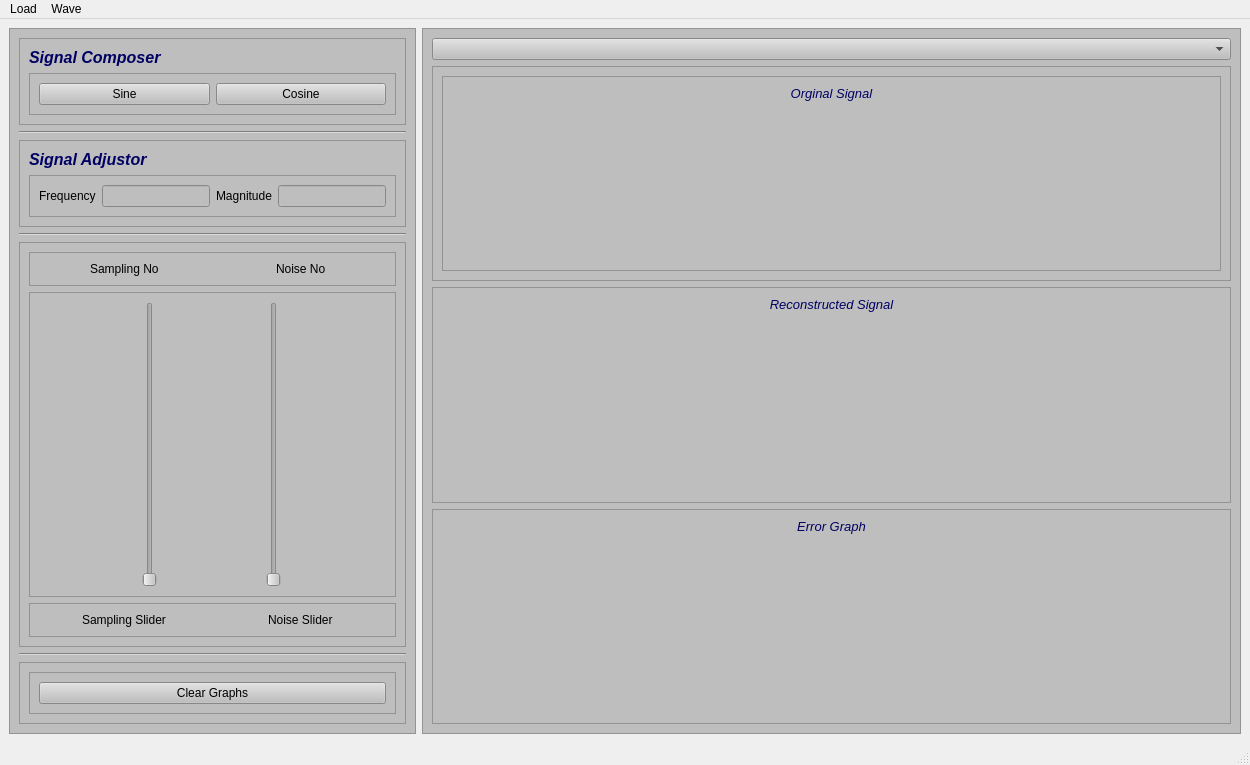
<?xml version="1.0" encoding="UTF-8"?>
<ui version="4.0">
 <class>MainWindow</class>
 <widget class="QMainWindow" name="MainWindow">
  <property name="geometry">
   <rect>
    <x>0</x>
    <y>0</y>
    <width>1250</width>
    <height>765</height>
   </rect>
  </property>
  <property name="windowTitle">
   <string>MainWindow</string>
  </property>
  <property name="styleSheet">
   <string notr="true"/>
  </property>
  <widget class="QWidget" name="centralwidget">
   <property name="styleSheet">
    <string notr="true"/>
   </property>
   <layout class="QFormLayout" name="formLayout">
    <item row="0" column="0">
     <widget class="QFrame" name="frame">
      <property name="styleSheet">
       <string notr="true">background-color: rgb(190, 190, 190);</string>
      </property>
      <property name="frameShape">
       <enum>QFrame::StyledPanel</enum>
      </property>
      <property name="frameShadow">
       <enum>QFrame::Raised</enum>
      </property>
      <layout class="QVBoxLayout" name="verticalLayout">
       <item>
        <widget class="QFrame" name="frame_11">
         <property name="styleSheet">
          <string notr="true">background-color: rgb(190, 190, 190);
color: rgb(0, 0, 0);</string>
         </property>
         <property name="frameShape">
          <enum>QFrame::StyledPanel</enum>
         </property>
         <property name="frameShadow">
          <enum>QFrame::Raised</enum>
         </property>
         <layout class="QVBoxLayout" name="verticalLayout_10">
          <item alignment="Qt::AlignTop">
           <widget class="QLabel" name="label">
            <property name="styleSheet">
             <string notr="true">color: rgb(0, 0, 99);
</string>
            </property>
            <property name="text">
             <string>&lt;html&gt;&lt;head/&gt;&lt;body&gt;&lt;p&gt;&lt;span style=&quot; font-size:12pt; font-weight:600; font-style:italic;&quot;&gt;Signal Composer&lt;/span&gt;&lt;/p&gt;&lt;/body&gt;&lt;/html&gt;</string>
            </property>
           </widget>
          </item>
          <item>
           <widget class="QFrame" name="frame_13">
            <property name="frameShape">
             <enum>QFrame::StyledPanel</enum>
            </property>
            <property name="frameShadow">
             <enum>QFrame::Raised</enum>
            </property>
            <layout class="QHBoxLayout" name="horizontalLayout_3">
             <item>
              <widget class="QPushButton" name="SinButton">
               <property name="text">
                <string>Sine</string>
               </property>
              </widget>
             </item>
             <item>
              <widget class="QPushButton" name="CosButton">
               <property name="text">
                <string>Cosine</string>
               </property>
              </widget>
             </item>
            </layout>
           </widget>
          </item>
         </layout>
        </widget>
       </item>
       <item>
        <widget class="Line" name="line">
         <property name="orientation">
          <enum>Qt::Horizontal</enum>
         </property>
        </widget>
       </item>
       <item>
        <widget class="QFrame" name="frame_6">
         <property name="styleSheet">
          <string notr="true">background-color: rgb(190, 190, 190);</string>
         </property>
         <property name="frameShape">
          <enum>QFrame::StyledPanel</enum>
         </property>
         <property name="frameShadow">
          <enum>QFrame::Raised</enum>
         </property>
         <layout class="QVBoxLayout" name="verticalLayout_9">
          <item alignment="Qt::AlignTop">
           <widget class="QLabel" name="label_2">
            <property name="styleSheet">
             <string notr="true">color: rgb(0, 0, 99);</string>
            </property>
            <property name="text">
             <string>&lt;html&gt;&lt;head/&gt;&lt;body&gt;&lt;p&gt;&lt;span style=&quot; font-size:12pt; font-weight:600; font-style:italic;&quot;&gt;Signal Adjustor&lt;/span&gt;&lt;/p&gt;&lt;/body&gt;&lt;/html&gt;</string>
            </property>
           </widget>
          </item>
          <item>
           <widget class="QFrame" name="frame_7">
            <property name="frameShape">
             <enum>QFrame::StyledPanel</enum>
            </property>
            <property name="frameShadow">
             <enum>QFrame::Raised</enum>
            </property>
            <layout class="QHBoxLayout" name="horizontalLayout">
             <item>
              <widget class="QLabel" name="label_10">
               <property name="text">
                <string>Frequency</string>
               </property>
              </widget>
             </item>
             <item>
              <widget class="QLineEdit" name="Frequency"/>
             </item>
             <item>
              <widget class="QLabel" name="label_11">
               <property name="text">
                <string>Magnitude</string>
               </property>
              </widget>
             </item>
             <item>
              <widget class="QLineEdit" name="Magnitude"/>
             </item>
            </layout>
           </widget>
          </item>
         </layout>
        </widget>
       </item>
       <item>
        <widget class="Line" name="line_2">
         <property name="orientation">
          <enum>Qt::Horizontal</enum>
         </property>
        </widget>
       </item>
       <item>
        <widget class="QFrame" name="frame_3">
         <property name="frameShape">
          <enum>QFrame::StyledPanel</enum>
         </property>
         <property name="frameShadow">
          <enum>QFrame::Raised</enum>
         </property>
         <layout class="QVBoxLayout" name="verticalLayout_2">
          <item alignment="Qt::AlignTop">
           <widget class="QFrame" name="frame_14">
            <property name="frameShape">
             <enum>QFrame::StyledPanel</enum>
            </property>
            <property name="frameShadow">
             <enum>QFrame::Raised</enum>
            </property>
            <layout class="QHBoxLayout" name="horizontalLayout_4">
             <item alignment="Qt::AlignHCenter">
              <widget class="QLabel" name="SamplingNumber">
               <property name="text">
                <string>Sampling No</string>
               </property>
              </widget>
             </item>
             <item alignment="Qt::AlignHCenter">
              <widget class="QLabel" name="NoiseNumber">
               <property name="text">
                <string>Noise No</string>
               </property>
              </widget>
             </item>
            </layout>
           </widget>
          </item>
          <item>
           <widget class="QFrame" name="frame_16">
            <property name="frameShape">
             <enum>QFrame::StyledPanel</enum>
            </property>
            <property name="frameShadow">
             <enum>QFrame::Raised</enum>
            </property>
            <layout class="QHBoxLayout" name="horizontalLayout_6">
             <item>
              <widget class="QSlider" name="verticalSlider">
               <property name="orientation">
                <enum>Qt::Vertical</enum>
               </property>
              </widget>
             </item>
             <item>
              <widget class="QSlider" name="verticalSlider_2">
               <property name="orientation">
                <enum>Qt::Vertical</enum>
               </property>
              </widget>
             </item>
            </layout>
           </widget>
          </item>
          <item alignment="Qt::AlignVCenter">
           <widget class="QFrame" name="frame_15">
            <property name="frameShape">
             <enum>QFrame::StyledPanel</enum>
            </property>
            <property name="frameShadow">
             <enum>QFrame::Raised</enum>
            </property>
            <layout class="QHBoxLayout" name="horizontalLayout_5">
             <item alignment="Qt::AlignHCenter">
              <widget class="QLabel" name="label_8">
               <property name="text">
                <string>Sampling Slider</string>
               </property>
              </widget>
             </item>
             <item alignment="Qt::AlignHCenter">
              <widget class="QLabel" name="label_9">
               <property name="text">
                <string>Noise Slider</string>
               </property>
              </widget>
             </item>
            </layout>
           </widget>
          </item>
         </layout>
        </widget>
       </item>
       <item>
        <widget class="Line" name="line_3">
         <property name="orientation">
          <enum>Qt::Horizontal</enum>
         </property>
        </widget>
       </item>
       <item>
        <widget class="QFrame" name="frame_4">
         <property name="frameShape">
          <enum>QFrame::StyledPanel</enum>
         </property>
         <property name="frameShadow">
          <enum>QFrame::Raised</enum>
         </property>
         <layout class="QHBoxLayout" name="horizontalLayout_2">
          <item>
           <widget class="QFrame" name="frame_5">
            <property name="frameShape">
             <enum>QFrame::StyledPanel</enum>
            </property>
            <property name="frameShadow">
             <enum>QFrame::Raised</enum>
            </property>
            <layout class="QVBoxLayout" name="verticalLayout_3">
             <item>
              <widget class="QPushButton" name="ClearGraph">
               <property name="text">
                <string>Clear Graphs</string>
               </property>
              </widget>
             </item>
            </layout>
           </widget>
          </item>
         </layout>
        </widget>
       </item>
      </layout>
     </widget>
    </item>
    <item row="0" column="1">
     <widget class="QFrame" name="frame_2">
      <property name="contextMenuPolicy">
       <enum>Qt::PreventContextMenu</enum>
      </property>
      <property name="styleSheet">
       <string notr="true">background-color: rgb(160, 160, 160);
background-color: rgb(190, 190, 190);</string>
      </property>
      <property name="frameShape">
       <enum>QFrame::StyledPanel</enum>
      </property>
      <property name="frameShadow">
       <enum>QFrame::Raised</enum>
      </property>
      <property name="midLineWidth">
       <number>0</number>
      </property>
      <layout class="QVBoxLayout" name="verticalLayout_4">
       <item>
        <widget class="QComboBox" name="comboBox"/>
       </item>
       <item>
        <widget class="QFrame" name="frame_9">
         <property name="frameShape">
          <enum>QFrame::StyledPanel</enum>
         </property>
         <property name="frameShadow">
          <enum>QFrame::Raised</enum>
         </property>
         <layout class="QVBoxLayout" name="verticalLayout_5">
          <item>
           <widget class="QFrame" name="frame_12">
            <property name="frameShape">
             <enum>QFrame::StyledPanel</enum>
            </property>
            <property name="frameShadow">
             <enum>QFrame::Raised</enum>
            </property>
            <layout class="QVBoxLayout" name="verticalLayout_8">
             <item alignment="Qt::AlignTop">
              <widget class="QLabel" name="label_4">
               <property name="styleSheet">
                <string notr="true">color: rgb(0, 0, 99);</string>
               </property>
               <property name="text">
                <string>&lt;html&gt;&lt;head/&gt;&lt;body&gt;&lt;p&gt;&lt;span style=&quot; font-size:10pt; font-style:italic;&quot;&gt;Orginal Signal&lt;/span&gt;&lt;/p&gt;&lt;/body&gt;&lt;/html&gt;</string>
               </property>
               <property name="alignment">
                <set>Qt::AlignCenter</set>
               </property>
              </widget>
             </item>
            </layout>
           </widget>
          </item>
         </layout>
        </widget>
       </item>
       <item>
        <widget class="QFrame" name="frame_8">
         <property name="frameShape">
          <enum>QFrame::StyledPanel</enum>
         </property>
         <property name="frameShadow">
          <enum>QFrame::Raised</enum>
         </property>
         <layout class="QVBoxLayout" name="verticalLayout_6">
          <item alignment="Qt::AlignTop">
           <widget class="QLabel" name="label_5">
            <property name="styleSheet">
             <string notr="true">color: rgb(0, 0, 99);</string>
            </property>
            <property name="text">
             <string>&lt;html&gt;&lt;head/&gt;&lt;body&gt;&lt;p&gt;&lt;span style=&quot; font-size:10pt; font-style:italic;&quot;&gt;Reconstructed Signal&lt;/span&gt;&lt;/p&gt;&lt;/body&gt;&lt;/html&gt;</string>
            </property>
            <property name="alignment">
             <set>Qt::AlignCenter</set>
            </property>
           </widget>
          </item>
         </layout>
        </widget>
       </item>
       <item>
        <widget class="QFrame" name="frame_10">
         <property name="frameShape">
          <enum>QFrame::StyledPanel</enum>
         </property>
         <property name="frameShadow">
          <enum>QFrame::Raised</enum>
         </property>
         <layout class="QVBoxLayout" name="verticalLayout_7">
          <item alignment="Qt::AlignTop">
           <widget class="QLabel" name="label_6">
            <property name="styleSheet">
             <string notr="true">color: rgb(0, 0, 99);</string>
            </property>
            <property name="text">
             <string>&lt;html&gt;&lt;head/&gt;&lt;body&gt;&lt;p&gt;&lt;span style=&quot; font-size:10pt; font-style:italic;&quot;&gt;Error Graph&lt;/span&gt;&lt;/p&gt;&lt;/body&gt;&lt;/html&gt;</string>
            </property>
            <property name="alignment">
             <set>Qt::AlignCenter</set>
            </property>
           </widget>
          </item>
         </layout>
        </widget>
       </item>
      </layout>
     </widget>
    </item>
   </layout>
  </widget>
  <widget class="QMenuBar" name="menubar">
   <property name="geometry">
    <rect>
     <x>0</x>
     <y>0</y>
     <width>1250</width>
     <height>21</height>
    </rect>
   </property>
   <widget class="QMenu" name="menuLoad_Signal">
    <property name="title">
     <string>Load</string>
    </property>
    <addaction name="actionLoad"/>
   </widget>
   <widget class="QMenu" name="menuWave">
    <property name="title">
     <string>Wave</string>
    </property>
    <addaction name="actionSampling"/>
   </widget>
   <addaction name="menuLoad_Signal"/>
   <addaction name="menuWave"/>
  </widget>
  <widget class="QStatusBar" name="statusbar"/>
  <action name="actionLoad">
   <property name="text">
    <string>Load Signal</string>
   </property>
   <property name="shortcut">
    <string>Ctrl+X</string>
   </property>
  </action>
  <action name="actionSampling">
   <property name="text">
    <string>Sampling Frequency </string>
   </property>
  </action>
 </widget>
 <resources/>
 <connections/>
</ui>
